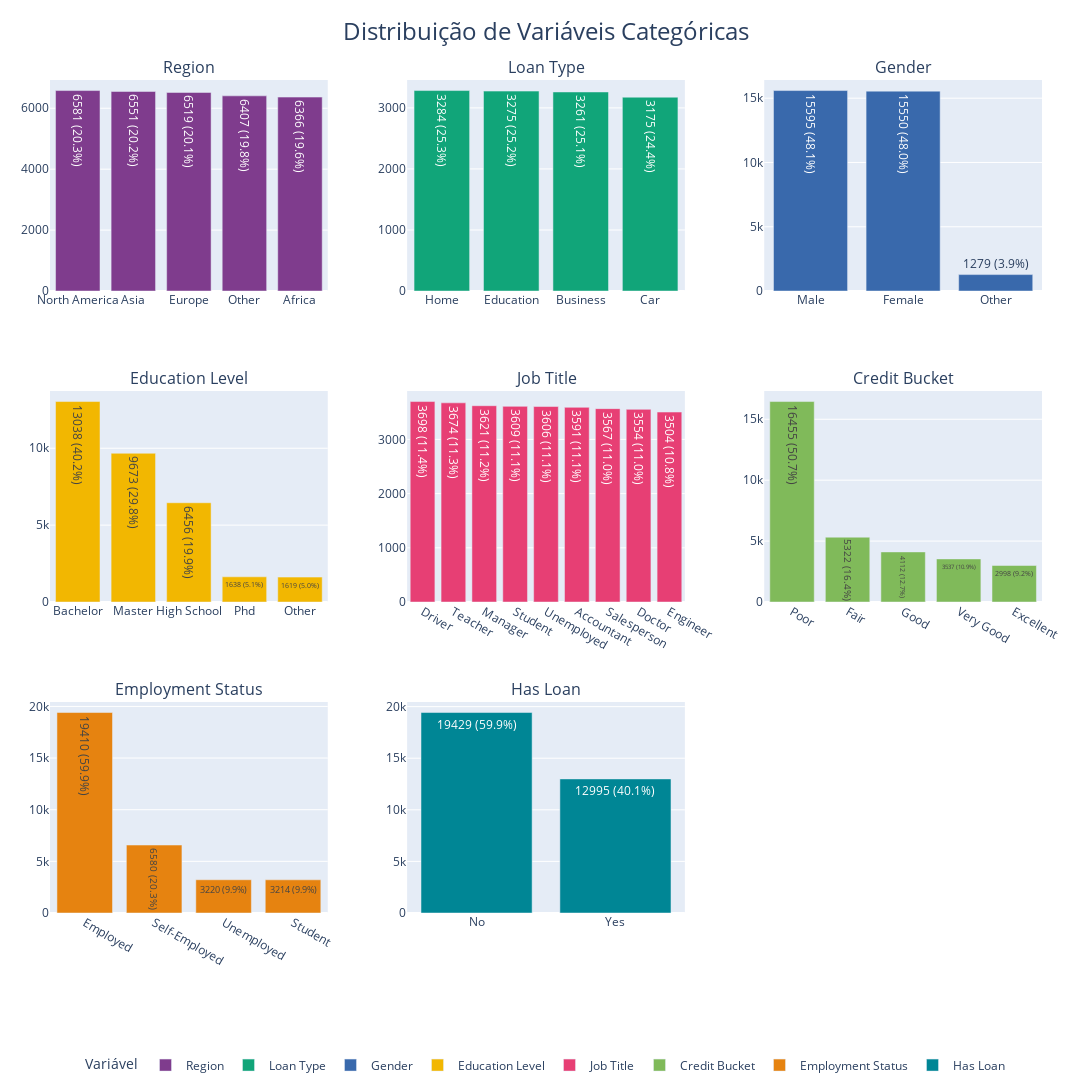

The cell this chart's notebook holds for it:
### Code cell
plot_multiple_categorical(df, categorical_cols)

### Figure 1 — Plotly figure (JSON) as saved in the notebook; plotly's stock layout.template omitted (floating-point values rounded to 4 significant figures)
{"data": [{"marker": {"color": "rgb(127, 60, 141)"}, "name": "Region", "text": ["6581 (20.3%)", "6551 (20.2%)", "6519 (20.1%)", "6407 (19.8%)", "6366 (19.6%)"], "textposition": "auto", "type": "bar", "x": ["North America", "Asia", "Europe", "Other", "Africa"], "xaxis": "x", "y": [6581, 6551, 6519, 6407, 6366], "yaxis": "y"}, {"marker": {"color": "rgb(17, 165, 121)"}, "name": "Loan Type", "text": ["3284 (25.3%)", "3275 (25.2%)", "3261 (25.1%)", "3175 (24.4%)"], "textposition": "auto", "type": "bar", "x": ["Home", "Education", "Business", "Car"], "xaxis": "x2", "y": [3284, 3275, 3261, 3175], "yaxis": "y2"}, {"marker": {"color": "rgb(57, 105, 172)"}, "name": "Gender", "text": ["15595 (48.1%)", "15550 (48.0%)", "1279 (3.9%)"], "textposition": "auto", "type": "bar", "x": ["Male", "Female", "Other"], "xaxis": "x3", "y": [15595, 15550, 1279], "yaxis": "y3"}, {"marker": {"color": "rgb(242, 183, 1)"}, "name": "Education Level", "text": ["13038 (40.2%)", "9673 (29.8%)", "6456 (19.9%)", "1638 (5.1%)", "1619 (5.0%)"], "textposition": "auto", "type": "bar", "x": ["Bachelor", "Master", "High School", "Phd", "Other"], "xaxis": "x4", "y": [13038, 9673, 6456, 1638, 1619], "yaxis": "y4"}, {"marker": {"color": "rgb(231, 63, 116)"}, "name": "Job Title", "text": ["3698 (11.4%)", "3674 (11.3%)", "3621 (11.2%)", "3609 (11.1%)", "3606 (11.1%)", "3591 (11.1%)", "3567 (11.0%)", "3554 (11.0%)", "3504 (10.8%)"], "textposition": "auto", "type": "bar", "x": ["Driver", "Teacher", "Manager", "Student", "Unemployed", "Accountant", "Salesperson", "Doctor", "Engineer"], "xaxis": "x5", "y": [3698, 3674, 3621, 3609, 3606, 3591, 3567, 3554, 3504], "yaxis": "y5"}, {"marker": {"color": "rgb(128, 186, 90)"}, "name": "Credit Bucket", "text": ["16455 (50.7%)", "5322 (16.4%)", "4112 (12.7%)", "3537 (10.9%)", "2998 (9.2%)"], "textposition": "auto", "type": "bar", "x": ["Poor", "Fair", "Good", "Very Good", "Excellent"], "xaxis": "x6", "y": [16455, 5322, 4112, 3537, 2998], "yaxis": "y6"}, {"marker": {"color": "rgb(230, 131, 16)"}, "name": "Employment Status", "text": ["19410 (59.9%)", "6580 (20.3%)", "3220 (9.9%)", "3214 (9.9%)"], "textposition": "auto", "type": "bar", "x": ["Employed", "Self-Employed", "Unemployed", "Student"], "xaxis": "x7", "y": [19410, 6580, 3220, 3214], "yaxis": "y7"}, {"marker": {"color": "rgb(0, 134, 149)"}, "name": "Has Loan", "text": ["19429 (59.9%)", "12995 (40.1%)"], "textposition": "auto", "type": "bar", "x": ["No", "Yes"], "xaxis": "x8", "y": [19429, 12995], "yaxis": "y8"}], "layout": {"annotations": [{"font": {"size": 16}, "showarrow": false, "text": "Region", "x": 0.14, "xanchor": "center", "xref": "paper", "y": 1, "yanchor": "bottom", "yref": "paper"}, {"font": {"size": 16}, "showarrow": false, "text": "Loan Type", "x": 0.5, "xanchor": "center", "xref": "paper", "y": 1, "yanchor": "bottom", "yref": "paper"}, {"font": {"size": 16}, "showarrow": false, "text": "Gender", "x": 0.86, "xanchor": "center", "xref": "paper", "y": 1, "yanchor": "bottom", "yref": "paper"}, {"font": {"size": 16}, "showarrow": false, "text": "Education Level", "x": 0.14, "xanchor": "center", "xref": "paper", "y": 0.6267, "yanchor": "bottom", "yref": "paper"}, {"font": {"size": 16}, "showarrow": false, "text": "Job Title", "x": 0.5, "xanchor": "center", "xref": "paper", "y": 0.6267, "yanchor": "bottom", "yref": "paper"}, {"font": {"size": 16}, "showarrow": false, "text": "Credit Bucket", "x": 0.86, "xanchor": "center", "xref": "paper", "y": 0.6267, "yanchor": "bottom", "yref": "paper"}, {"font": {"size": 16}, "showarrow": false, "text": "Employment Status", "x": 0.14, "xanchor": "center", "xref": "paper", "y": 0.2533, "yanchor": "bottom", "yref": "paper"}, {"font": {"size": 16}, "showarrow": false, "text": "Has Loan", "x": 0.5, "xanchor": "center", "xref": "paper", "y": 0.2533, "yanchor": "bottom", "yref": "paper"}], "height": 1200, "legend": {"orientation": "h", "title": {"text": "Variável"}, "x": 0.5, "xanchor": "center", "y": -0.2, "yanchor": "bottom"}, "margin": {"b": 50, "l": 50, "r": 50, "t": 80}, "title": {"font": {"size": 24}, "text": "Distribuição de Variáveis Categóricas", "x": 0.5}, "width": 2100, "xaxis": {"anchor": "y", "domain": [0, 0.28]}, "xaxis2": {"anchor": "y2", "domain": [0.36, 0.64]}, "xaxis3": {"anchor": "y3", "domain": [0.72, 1]}, "xaxis4": {"anchor": "y4", "domain": [0, 0.28]}, "xaxis5": {"anchor": "y5", "domain": [0.36, 0.64]}, "xaxis6": {"anchor": "y6", "domain": [0.72, 1]}, "xaxis7": {"anchor": "y7", "domain": [0, 0.28]}, "xaxis8": {"anchor": "y8", "domain": [0.36, 0.64]}, "xaxis9": {"anchor": "y9", "domain": [0.72, 1]}, "yaxis": {"anchor": "x", "domain": [0.7467, 1]}, "yaxis2": {"anchor": "x2", "domain": [0.7467, 1]}, "yaxis3": {"anchor": "x3", "domain": [0.7467, 1]}, "yaxis4": {"anchor": "x4", "domain": [0.3733, 0.6267]}, "yaxis5": {"anchor": "x5", "domain": [0.3733, 0.6267]}, "yaxis6": {"anchor": "x6", "domain": [0.3733, 0.6267]}, "yaxis7": {"anchor": "x7", "domain": [0, 0.2533]}, "yaxis8": {"anchor": "x8", "domain": [0, 0.2533]}, "yaxis9": {"anchor": "x9", "domain": [0, 0.2533]}}}
